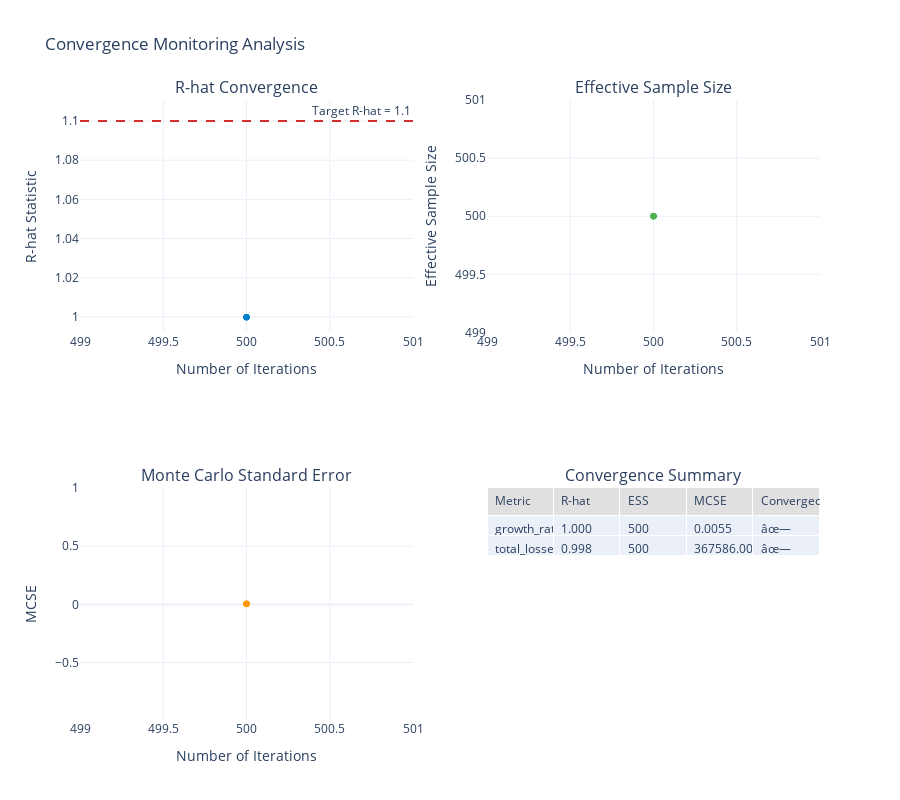

The notebook cell saved with this chart:
### Markdown cell above
## 3. Convergence Monitoring

### Code cell
def analyze_convergence():
    """Analyze convergence of Monte Carlo simulations."""
    
    # Setup engine with multiple chains
    engine = setup_simulation_engine(n_simulations=5000, n_years=10, parallel=False)
    engine.config.n_chains = 4
    
    print("Running simulation with convergence monitoring...")
    results = engine.run_with_convergence_monitoring(
        target_r_hat=1.1,
        check_interval=500,
        max_iterations=10000
    )
    
    # Extract convergence data
    convergence_stats = results.convergence
    
    # Create convergence visualization
    fig = make_subplots(
        rows=2, cols=2,
        subplot_titles=(
            'R-hat Convergence',
            'Effective Sample Size',
            'Monte Carlo Standard Error',
            'Convergence Summary'
        ),
        specs=[
            [{'type': 'scatter'}, {'type': 'scatter'}],
            [{'type': 'scatter'}, {'type': 'table'}]
        ]
    )
    
    # Simulate convergence monitoring data
    n_checks = 10
    check_points = np.linspace(500, len(results.final_assets), n_checks).astype(int)
    r_hats = []
    ess_values = []
    mcse_values = []
    
    diagnostics = ConvergenceDiagnostics()
    
    for n in check_points:
        # Split data into chains
        chain_size = n // 4
        chains = results.growth_rates[:n].reshape(4, -1)
        
        r_hat = diagnostics.calculate_r_hat(chains)
        ess = diagnostics.calculate_ess(results.growth_rates[:n])
        mcse = diagnostics.calculate_mcse(results.growth_rates[:n], ess)
        
        r_hats.append(r_hat)
        ess_values.append(ess)
        mcse_values.append(mcse)
    
    # R-hat convergence
    fig.add_trace(
        go.Scatter(
            x=check_points,
            y=r_hats,
            mode='lines+markers',
            name='R-hat',
            line=dict(color=WSJ_COLORS['blue'], width=2)
        ),
        row=1, col=1
    )
    
    # Add convergence threshold
    fig.add_hline(
        y=1.1,
        line_dash="dash",
        line_color=WSJ_COLORS['red'],
        annotation_text="Target R-hat = 1.1",
        row=1, col=1
    )
    
    # Effective sample size
    fig.add_trace(
        go.Scatter(
            x=check_points,
            y=ess_values,
            mode='lines+markers',
            name='ESS',
            line=dict(color=WSJ_COLORS['green'], width=2)
        ),
        row=1, col=2
    )
    
    # MCSE
    fig.add_trace(
        go.Scatter(
            x=check_points,
            y=mcse_values,
            mode='lines+markers',
            name='MCSE',
            line=dict(color=WSJ_COLORS['orange'], width=2)
        ),
        row=2, col=1
    )
    
    # Convergence summary table
    if convergence_stats:
        conv_data = []
        for metric_name, stats in convergence_stats.items():
            conv_data.append([
                metric_name,
                f"{stats.r_hat:.3f}",
                f"{stats.ess:.0f}",
                f"{stats.mcse:.4f}",
                "âœ“" if stats.converged else "âœ—"
            ])
        
        fig.add_trace(
            go.Table(
                header=dict(
                    values=['Metric', 'R-hat', 'ESS', 'MCSE', 'Converged'],
                    fill_color=WSJ_COLORS['light_gray'],
                    align='left'
                ),
                cells=dict(
                    values=list(zip(*conv_data)) if conv_data else [[], [], [], [], []],
                    align='left'
                )
            ),
            row=2, col=2
        )
    
    # Update layout
    fig.update_layout(
        height=800,
        showlegend=False,
        title_text="Convergence Monitoring Analysis",
        template='plotly_white'
    )
    
    fig.update_xaxes(title_text="Number of Iterations", row=1, col=1)
    fig.update_xaxes(title_text="Number of Iterations", row=1, col=2)
    fig.update_xaxes(title_text="Number of Iterations", row=2, col=1)
    
    fig.update_yaxes(title_text="R-hat Statistic", row=1, col=1)
    fig.update_yaxes(title_text="Effective Sample Size", row=1, col=2)
    fig.update_yaxes(title_text="MCSE", row=2, col=1)
    
    fig.show()
    
    print("\nConvergence Analysis Summary:")
    print("="*70)
    print(f"Final number of simulations: {len(results.final_assets):,}")
    print(f"Final R-hat: {r_hats[-1]:.3f}")
    print(f"Final ESS: {ess_values[-1]:.0f}")
    print(f"Final MCSE: {mcse_values[-1]:.4f}")
    
    if r_hats[-1] < 1.1:
        print("\nâœ“ Convergence achieved (R-hat < 1.1)")
    else:
        print("\nâœ— Convergence not achieved")

# Run convergence analysis
analyze_convergence()

### Figure 1 — Plotly figure (JSON) as saved in the notebook; plotly's stock layout.template omitted (floating-point values rounded to 4 significant figures)
{"data": [{"line": {"color": "#0080C7", "width": 2}, "mode": "lines+markers", "name": "R-hat", "type": "scatter", "x": [500, 500, 500, 500, 500, 500, 500, 500, 500, 500], "xaxis": "x", "y": [0.9998, 0.9998, 0.9998, 0.9998, 0.9998, 0.9998, 0.9998, 0.9998, 0.9998, 0.9998], "yaxis": "y"}, {"line": {"color": "#4CAF50", "width": 2}, "mode": "lines+markers", "name": "ESS", "type": "scatter", "x": [500, 500, 500, 500, 500, 500, 500, 500, 500, 500], "xaxis": "x2", "y": [500, 500, 500, 500, 500, 500, 500, 500, 500, 500], "yaxis": "y2"}, {"line": {"color": "#FF9800", "width": 2}, "mode": "lines+markers", "name": "MCSE", "type": "scatter", "x": [500, 500, 500, 500, 500, 500, 500, 500, 500, 500], "xaxis": "x3", "y": [0.005457, 0.005457, 0.005457, 0.005457, 0.005457, 0.005457, 0.005457, 0.005457, 0.005457, 0.005457], "yaxis": "y3"}, {"cells": {"align": "left", "values": [["growth_rate", "total_losses"], ["1.000", "0.998"], ["500", "500"], ["0.0055", "367586.0092"], ["âœ—", "âœ—"]]}, "domain": {"x": [0.55, 1], "y": [0, 0.375]}, "header": {"align": "left", "fill": {"color": "#E0E0E0"}, "values": ["Metric", "R-hat", "ESS", "MCSE", "Converged"]}, "type": "table"}], "layout": {"annotations": [{"font": {"size": 16}, "showarrow": false, "text": "R-hat Convergence", "x": 0.225, "xanchor": "center", "xref": "paper", "y": 1, "yanchor": "bottom", "yref": "paper"}, {"font": {"size": 16}, "showarrow": false, "text": "Effective Sample Size", "x": 0.775, "xanchor": "center", "xref": "paper", "y": 1, "yanchor": "bottom", "yref": "paper"}, {"font": {"size": 16}, "showarrow": false, "text": "Monte Carlo Standard Error", "x": 0.225, "xanchor": "center", "xref": "paper", "y": 0.375, "yanchor": "bottom", "yref": "paper"}, {"font": {"size": 16}, "showarrow": false, "text": "Convergence Summary", "x": 0.775, "xanchor": "center", "xref": "paper", "y": 0.375, "yanchor": "bottom", "yref": "paper"}, {"showarrow": false, "text": "Target R-hat = 1.1", "x": 1, "xanchor": "right", "xref": "x domain", "y": 1.1, "yanchor": "bottom", "yref": "y"}], "height": 800, "shapes": [{"line": {"color": "#D32F2F", "dash": "dash"}, "type": "line", "x0": 0, "x1": 1, "xref": "x domain", "y0": 1.1, "y1": 1.1, "yref": "y"}], "showlegend": false, "title": {"text": "Convergence Monitoring Analysis"}, "xaxis": {"anchor": "y", "domain": [0, 0.45], "title": {"text": "Number of Iterations"}}, "xaxis2": {"anchor": "y2", "domain": [0.55, 1], "title": {"text": "Number of Iterations"}}, "xaxis3": {"anchor": "y3", "domain": [0, 0.45], "title": {"text": "Number of Iterations"}}, "yaxis": {"anchor": "x", "domain": [0.625, 1], "title": {"text": "R-hat Statistic"}}, "yaxis2": {"anchor": "x2", "domain": [0.625, 1], "title": {"text": "Effective Sample Size"}}, "yaxis3": {"anchor": "x3", "domain": [0, 0.375], "title": {"text": "MCSE"}}}}
